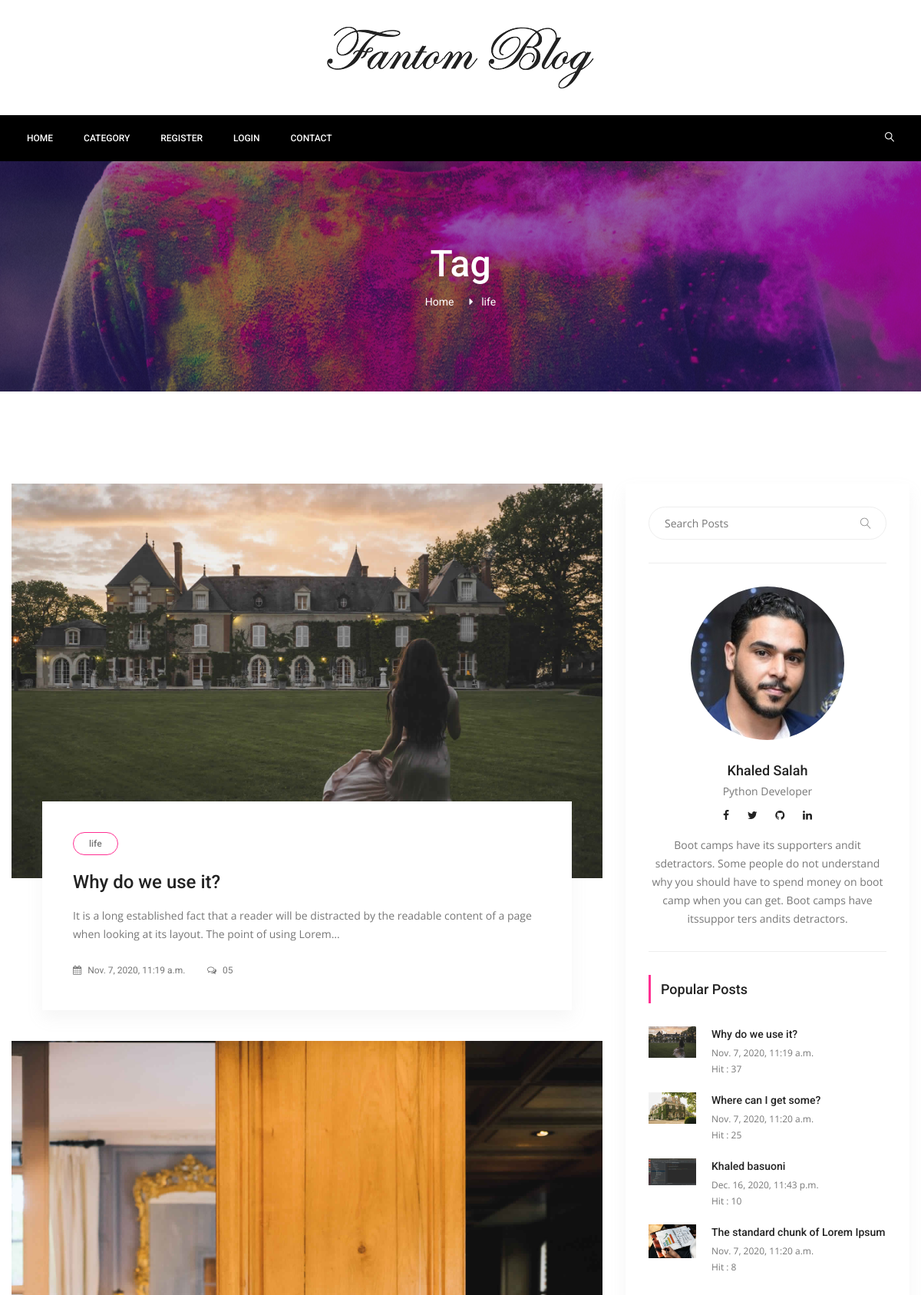
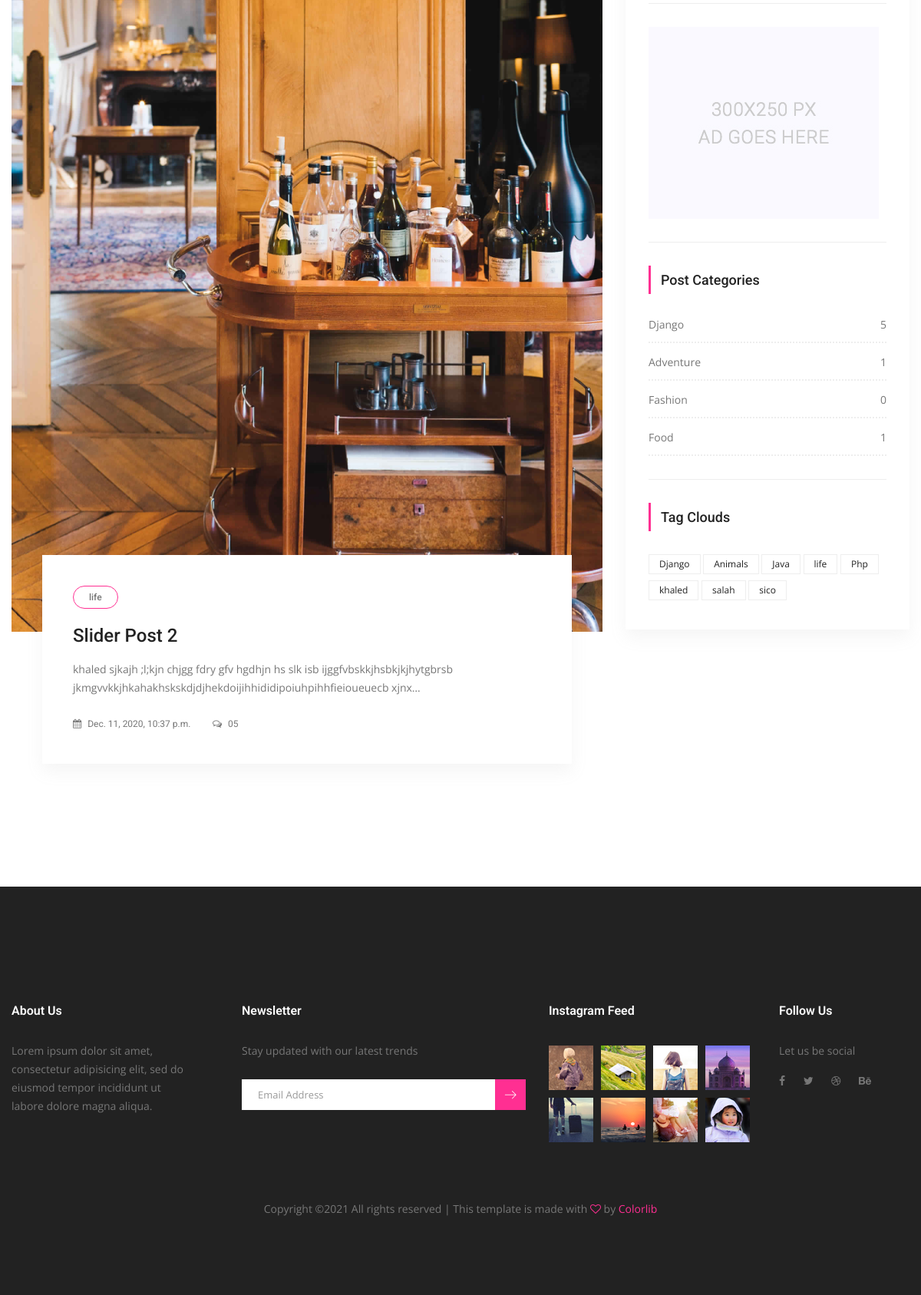
Page /tag/life on the committed database (2 pictures, top to bottom).
### posts/models.py (models this page shows, shortened)
class Tag(models.Model):
    title = models.CharField(max_length=150)
    slug = models.SlugField(editable=False)

class Post(models.Model):
    title = models.CharField(max_length=150)
    content = models.TextField()
    publishing_date = models.DateTimeField(auto_now_add=True)
    image = models.ImageField(blank=True, null=True, upload_to='uploads/')
    user = models.ForeignKey(settings.AUTH_USER_MODEL, on_delete=models.CASCADE)
    slug = models.SlugField(default='slug', editable=False)
    category = models.ForeignKey(Category, on_delete=models.CASCADE, default=1, related_name='posts')
    tag = models.ManyToManyField(Tag, related_name='posts', blank=True)
    slider_post = models.BooleanField(default=False)
    hit = models.PositiveIntegerField(default=0)

class Category(models.Model):
    title = models.CharField(max_length=150)
    slug = models.SlugField(default='slug', editable=False)
    def post_count(self):
        return self.posts.all().count()

### posts/views.py (the view)
# urls.py: path('tag/<slug:slug>', TagDetail.as_view(), name='tag_detail'),
class TagDetail(ListView):
    model = Tag
    template_name = 'tags/tag_detail.html'
    context_object_name = 'posts'
    paginate_by = 3
    def get_queryset(self):
        tag = get_object_or_404(Tag, slug=self.kwargs['slug'])
        return Post.objects.filter(tag=tag).order_by('id')
    def get_context_data(self, *, object_list=None, **kwargs):
        context = super(TagDetail, self).get_context_data(**kwargs)
        context['tag'] = Tag.objects.get(slug=self.kwargs['slug'])
        return context

### posts/templatetags/custom_tags.py (called while the page is built)
@register.simple_tag(name="categories")
def all_categories():
    return Category.objects.all()

@register.simple_tag(name='tags')
def all_tags():
    return Tag.objects.all()

@register.simple_tag(name='hit_posts')
def hit_posts():
    return Post.objects.order_by('-hit')[:4]

### templates/tags/tag_detail.html (shortened to what this page needs)
{% extends 'base.html' %}
{% load static %}
{% block content%}
<section class="banner_area">
    <div class="banner_inner d-flex align-items-center">
        <div class="overlay bg-parallax" data-stellar-ratio="0.9" data-stellar-vertical-offset="0"
             data-background=""></div>
        <div class="container">
            <div class="banner_content text-center">
                <h2>Tag</h2>
                <div class="page_link">
                    <a href="{% url 'index' %}">Home</a>
                    <a href="#">{{ tag.title }}</a>
                </div>
            </div>
        </div>
    </div>
</section>
<section class="blog_area p_120">
    <div class="container">
        <div class="row">
            <div class="col-lg-8">
                <div class="blog_left_sidebar">
                    {% for post in posts%}
                    <article class="blog_style1">
                        <div class="blog_img">
                            <img class="img-fluid" src="{{ post.image.url }}" alt="">
                        </div>
                        <div class="blog_text">
                            <div class="blog_text_inner">
                                {% for tag in post.tag.all %}
                                <a class="cat" href="{% url 'tag_detail' slug=tag.slug %}">{{ tag.title }}</a>
                                {% endfor %}
                                <a href="{% url 'detail' pk=post.pk slug=post.slug%}"><h4>{{ post.title }}</h4></a>
                                <p>{{ post.content | truncatechars:150 }}</p>
                                <div class="date">
                                    <a href="#"><i class="fa fa-calendar" aria-hidden="true"></i> {{ post.publishing_date }}</a>
                                    <a href="#"><i class="fa fa-comments-o" aria-hidden="true"></i> 05</a>
                                </div>
                            </div>
                        </div>
                    </article>
                    {% endfor %}
                </div>
            </div>
            {% include 'right-side.html' %}
        </div>
    </div>
</section>
{% endblock %}

### templates/right-side.html
{% load static %}
{% load custom_tags %}
<div class="col-lg-4">
    <div class="blog_right_sidebar">
        <aside class="single_sidebar_widget search_widget">
            <form action="{% url 'search' %}" method="get">
                <div class="input-group">
                    <input type="text" class="form-control" placeholder="Search Posts" name="q">
                    <span class="input-group-btn">
                    <button class="btn btn-default" type="button"><i class="lnr lnr-magnifier"></i></button>
                    </span>
                </div>
            </form>
            <div class="br"></div>
        </aside>
        <aside class="single_sidebar_widget author_widget">
            <img class="author_img rounded-circle" src="{% static 'img/blog/khaled.jpeg' %}" alt="">
            <h4>Khaled Salah</h4>
            <p>Python Developer </p>
            <div class="social_icon">
                <a target="_blank" href="https://www.facebook.com/khaled.salah.5283/"><i class="fa fa-facebook"></i></a>
                <a target="_blank" href="https://twitter.com/Khaledbasuoni"><i class="fa fa-twitter"></i></a>
                <a target="_blank" href="https://github.com/khaled-salah"><i class="fa fa-github"></i></a>
                <a target="_blank" href="https://www.linkedin.com/in/k-salah/"><i class="fa fa-linkedin"></i></a>
            </div>
            <p>Boot camps have its supporters andit sdetractors. Some people do not understand why you should have to
                spend money on boot camp when you can get. Boot camps have itssuppor ters andits detractors.</p>
            <div class="br"></div>
        </aside>
        <aside class="single_sidebar_widget popular_post_widget">
            <h3 class="widget_title">Popular Posts</h3>
            {% hit_posts as hit_posts %}
            {% for hit_post in hit_posts %}
            <div class="media post_item">
                <img src="{{ hit_post.image.url }}" width="20%" height="15%" alt="post">
                <div class="media-body">
                    <a href="{% url 'detail' pk=hit_post.pk slug=hit_post.slug %}"><h3>{{ hit_post.title }}</h3></a>
                    <p>{{ hit_post.publishing_date }}</p>
                    <p>Hit : {{ hit_post.hit }}</p>
                </div>
            </div>
            {% endfor %}
            <div class="br"></div>
        </aside>
        <aside class="single_sidebar_widget">
            <a href="#"><img class="img-fluid" src="{% static 'img/blog/add.jpg' %}" alt=""></a>
            <div class="br"></div>
        </aside>
        <aside class="single_sidebar_widget post_category_widget">
            <h4 class="widget_title">Post Categories</h4>
            <ul class="list cat-list">
                {% categories as categories %}
                {% for category in categories %}
                <li>
                    <a href="{% url 'category-detail' pk=category.pk slug=category.slug %}"
                       class="d-flex justify-content-between">
                        <p>{{ category.title }}</p>
                        <p>{{ category.post_count }}</p>
                    </a>
                </li>
                {% endfor %}
            </ul>
            <div class="br"></div>
        </aside>
        <aside class="single-sidebar-widget tag_cloud_widget">
            <h4 class="widget_title">Tag Clouds</h4>
            <ul class="list">
                {% tags as tags %}
                {% for tag in tags %}
                <li><a href="{% url 'tag_detail' slug=tag.slug%}">{{ tag.title }}</a></li>
                {% endfor %}
            </ul>
        </aside>
    </div>
</div>

### rows in the picture
Tag: title "life"
Post: image (picture), title "Why do we use it?", content "It is a long established fact that a reader will be distracted by the readable content of a page when looking at its layout. The point of using Lorem…", publishing_date "Nov. 7, 2020, 11:19 a.m.", hit "37"
Post: image (picture), title "Slider Post 2", content "khaled sjkajh ;l;kjn chjgg fdry gfv hgdhjn hs slk isb ijggfvbskkjhsbkjkjhytgbrsb jkmgvvkkjhkahakhskskdjdjhekdoijihhididipoiuhpihhfieioueuecb xjnx…", publishing_date "Dec. 11, 2020, 10:37 p.m."
Post: image (picture), title "Where can I get some?", publishing_date "Nov. 7, 2020, 11:20 a.m.", hit "25"
Post: image (picture), title "Khaled basuoni", publishing_date "Dec. 16, 2020, 11:43 p.m.", hit "10"
Post: image (picture), title "The standard chunk of Lorem Ipsum", publishing_date "Nov. 7, 2020, 11:20 a.m.", hit "8"
Category: title "Django", post_count "5"
Category: title "Adventure", post_count "1"
Category: title "Fashion", post_count "0"
Category: title "Food", post_count "1"
Tag: title "Django"
Tag: title "Animals"
Tag: title "Java"
Tag: title "Php"
Tag: title "khaled"
Tag: title "salah"
Tag: title "sico"
